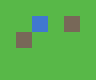

The image is a tile-based game level rendered from a .tmx file. Its description and complete source (layers, tilesets, objects, tile grids) follow:
An orthogonal 6x5 tile map with 16x16 px tiles, 2 tile layers (ground, deco), 2 tilesets and 4 objects (Mom, warp, Meadow, collision).

<map version="1.10" tiledversion="1.11.0" orientation="orthogonal" renderorder="right-down" width="6" height="5" tilewidth="16" tileheight="16" infinite="0" nextlayerid="4" nextobjectid="5">
 <properties>
  <property name="kind" value="outdoor" />
  <property name="music" value="town" />
 </properties>
 <tileset firstgid="1" source="outside.tsx" />
 <tileset firstgid="5" name="folk" tilewidth="16" tileheight="16" tilecount="1" columns="0">
  <grid orientation="orthogonal" width="16" height="16" />
  <tile id="0" type="npc">
   <properties>
    <property name="sprite" value="woman" />
   </properties>
   <image source="sprite.png" width="16" height="16" />
  </tile>
 </tileset>
 <layer id="1" name="ground" width="6" height="5">
  <data encoding="csv">
1,1,1,1,1,1,
1,1,3,1,2147483650,1,
1,1,1,1,1,1,
1,1,1,1,1,1,
1,1,1,1,1,1
  </data>
 </layer>
 <layer id="2" name="deco" width="6" height="5">
  <data encoding="csv">
0,0,0,0,0,0,
0,0,0,0,0,0,
0,2,0,0,0,0,
0,0,0,0,0,0,
0,0,0,0,0,0
  </data>
 </layer>
 <objectgroup id="3" name="events">
  <object id="1" name="Mom" gid="5" x="32" y="48" width="16" height="16">
   <properties>
    <property name="dialogue" value="Mom: Good morning!&#10;Mom: Mind the water." />
    <property name="behaviour" value="look" />
    <property name="mood" value="cheerful" />
   </properties>
  </object>
  <object id="2" name="Door" type="warp" x="80" y="64" width="16" height="16">
   <properties>
    <property name="map" value="home.tmj" />
    <property name="x" type="int" value="3" />
    <property name="y" type="int" value="7" />
    <property name="dir" value="up" />
   </properties>
  </object>
  <object id="3" name="Meadow" x="16" y="48" width="32" height="32">
   <properties>
    <property name="zone" value="meadow" />
    <property name="steps" type="int" value="4" />
    <property name="secret" type="bool" value="true" />
   </properties>
  </object>
  <object id="4" name="Fence" type="collision" x="48" y="48" width="32" height="16">
  </object>
 </objectgroup>
</map>
